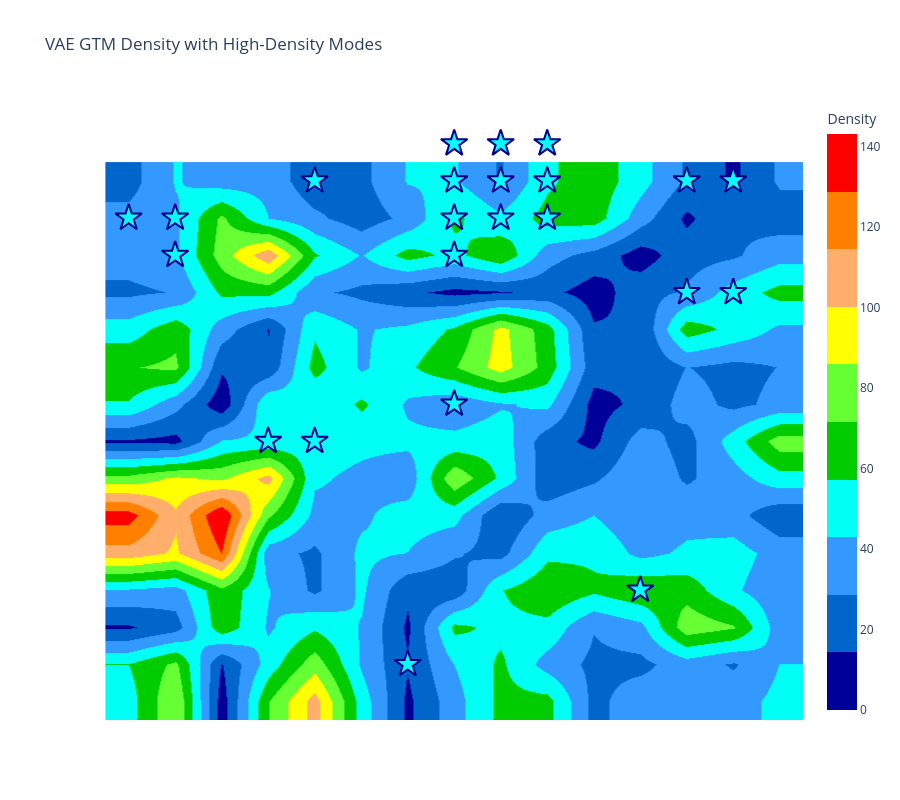
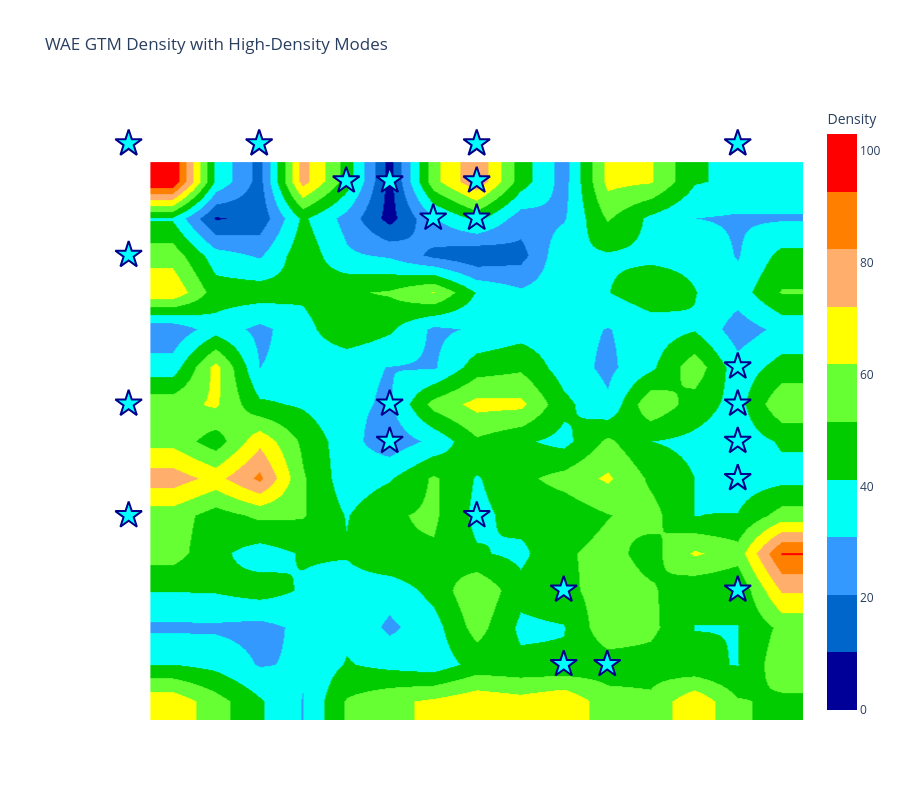
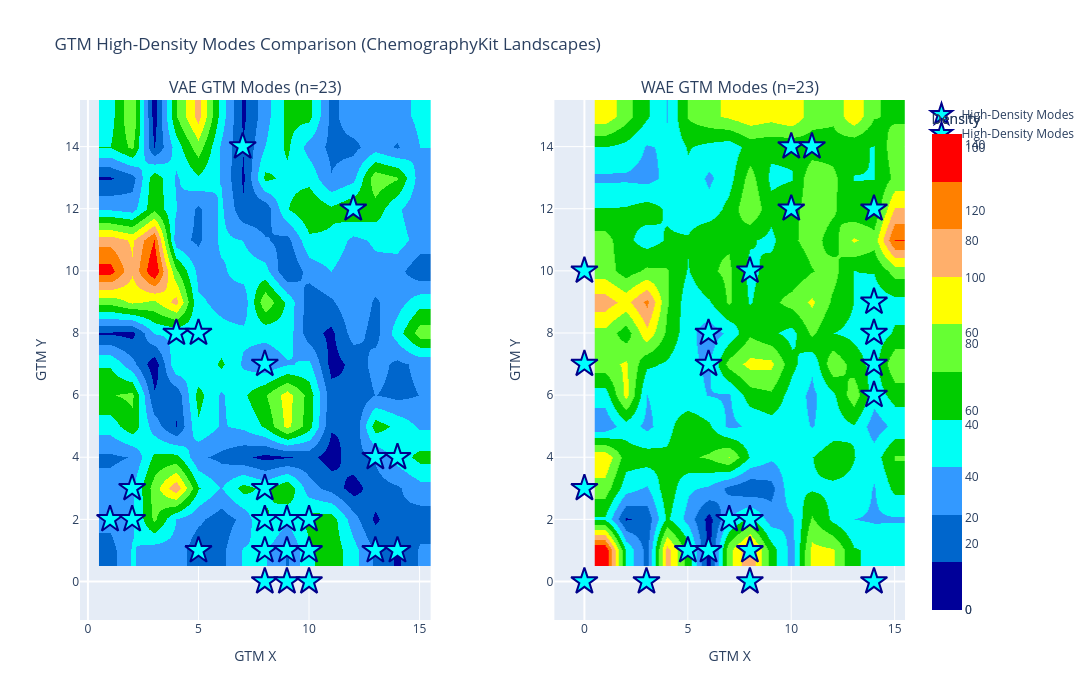

Notebook code cell kept with these figures, in order:
### Code cell
# Visualize modes on density landscapes using ChemographyKit

print("Creating enhanced mode visualizations with landscape backgrounds...")

# Create smooth density landscapes as base
fig_modes_vae = plotly_smooth_density_landscape(
    density_table_vae,
    node_threshold=0.01,
    use_smooth=True,
    title="VAE GTM Density with High-Density Modes",
    width=900,
    height=800,
    background_color="white"
)

fig_modes_wae = plotly_smooth_density_landscape(
    density_table_wae,
    node_threshold=0.01,
    use_smooth=True,
    title="WAE GTM Density with High-Density Modes",
    width=900,
    height=800,
    background_color="white"
)

# Convert mode grid coordinates to continuous GTM coordinates
# modes_vae and modes_wae have shape (n_modes, 2) with grid indices
# We need to convert them to GTM x,y coordinates

def grid_to_gtm_coords(modes, k):
    """Convert grid indices to GTM continuous coordinates"""
    # Grid indices are (row, col), GTM coords are (x, y)
    # Normalize to [0, k-1] range
    gtm_coords = modes.copy().astype(float)
    return gtm_coords

modes_vae_gtm = grid_to_gtm_coords(modes_vae, k_vae)
modes_wae_gtm = grid_to_gtm_coords(modes_wae, k_wae)

# Add mode markers to VAE plot
fig_modes_vae.add_trace(
    go.Scatter(
        x=modes_vae_gtm[:, 1],  # col -> x
        y=modes_vae_gtm[:, 0],  # row -> y
        mode='markers',
        marker=dict(
            size=20,
            color='cyan',
            symbol='star',
            line=dict(color='darkblue', width=2)
        ),
        name='High-Density Modes',
        hovertemplate='Mode %{text}<br>x: %{x:.1f}<br>y: %{y:.1f}<extra></extra>',
        text=[f'{i+1}' for i in range(len(modes_vae))]
    )
)

# Add mode markers to WAE plot
fig_modes_wae.add_trace(
    go.Scatter(
        x=modes_wae_gtm[:, 1],
        y=modes_wae_gtm[:, 0],
        mode='markers',
        marker=dict(
            size=20,
            color='cyan',
            symbol='star',
            line=dict(color='darkblue', width=2)
        ),
        name='High-Density Modes',
        hovertemplate='Mode %{text}<br>x: %{x:.1f}<br>y: %{y:.1f}<extra></extra>',
        text=[f'{i+1}' for i in range(len(modes_wae))]
    )
)

# Save
vae_modes_path = RESULTS_DIR / 'gtm_modes_vae.html'
wae_modes_path = RESULTS_DIR / 'gtm_modes_wae.html'

fig_modes_vae.write_html(str(vae_modes_path))
fig_modes_wae.write_html(str(wae_modes_path))

print(f"Saved mode visualizations to:")
print(f"  - {vae_modes_path}")
print(f"  - {wae_modes_path}")

# Show
fig_modes_vae.show()
fig_modes_wae.show()

# Create side-by-side comparison
fig_modes_comparison = make_subplots(
    rows=1, cols=2,
    subplot_titles=(f'VAE GTM Modes (n={len(modes_vae)})', f'WAE GTM Modes (n={len(modes_wae)})'),
    specs=[[{'type': 'heatmap'}, {'type': 'heatmap'}]],
    horizontal_spacing=0.15
)

# Add VAE
for trace in fig_modes_vae.data:
    fig_modes_comparison.add_trace(trace, row=1, col=1)

# Add WAE
for trace in fig_modes_wae.data:
    fig_modes_comparison.add_trace(trace, row=1, col=2)

fig_modes_comparison.update_layout(
    title_text="GTM High-Density Modes Comparison (ChemographyKit Landscapes)",
    height=700,
    width=1600,
    showlegend=True
)

# Update axes
fig_modes_comparison.update_xaxes(title_text="GTM X", row=1, col=1)
fig_modes_comparison.update_yaxes(title_text="GTM Y", row=1, col=1)
fig_modes_comparison.update_xaxes(title_text="GTM X", row=1, col=2)
fig_modes_comparison.update_yaxes(title_text="GTM Y", row=1, col=2)

# Save
comparison_modes_path = RESULTS_DIR / 'gtm_modes_comparison.html'
fig_modes_comparison.write_html(str(comparison_modes_path))
print(f"Saved modes comparison to {comparison_modes_path}")

fig_modes_comparison.show()

### Figure 1 — Plotly figure (JSON) as saved in the notebook; plotly's stock layout.template omitted (floating-point values rounded to 4 significant figures; data arrays with more than 128 entries replaced by an {"elided": "..."} marker saying what was removed)
{"data": [{"colorbar": {"title": {"text": "Density"}}, "colorscale": [[0, "rgb(0,0,153)"], [0.1, "rgb(0,0,153)"], [0.1, "rgb(0,102,204)"], [0.2, "rgb(0,102,204)"], [0.2, "rgb(51,153,255)"], [0.3, "rgb(51,153,255)"], [0.3, "rgb(0,255,245)"], [0.4, "rgb(0,255,245)"], [0.4, "rgb(0,204,0)"], [0.5, "rgb(0,204,0)"], [0.5, "rgb(102,255,51)"], [0.6, "rgb(102,255,51)"], [0.6, "rgb(255,255,0)"], [0.7, "rgb(255,255,0)"], [0.7, "rgb(255,175,107)"], [0.8, "rgb(255,175,107)"], [0.8, "rgb(255,128,0)"], [0.9, "rgb(255,128,0)"], [0.9, "rgb(255,0,0)"], [1, "rgb(255,0,0)"]], "hoverinfo": "text", "showscale": true, "text": {"elided": "15x15 str values"}, "type": "heatmap", "x": [1, 2, 3, 4, 5, 6, 7, 8, 9, 10, 11, 12, 13, 14, 15], "y": [15, 14, 13, 12, 11, 10, 9, 8, 7, 6, 5, 4, 3, 2, 1], "z": {"elided": "15x15 float values"}, "zmax": 143.1, "zmin": 0, "zsmooth": "best"}, {"colorscale": [[0, "rgba(255,255,255,1)"], [6.988e-05, "rgba(255,255,255,1)"], [7.088e-05, "rgba(255,255,255,0)"], [1, "rgba(255,255,255,0)"]], "hoverinfo": "none", "showscale": false, "type": "heatmap", "x": [1, 2, 3, 4, 5, 6, 7, 8, 9, 10, 11, 12, 13, 14, 15], "y": [15, 14, 13, 12, 11, 10, 9, 8, 7, 6, 5, 4, 3, 2, 1], "z": {"elided": "15x15 float values"}, "zmax": 1, "zmin": 0, "zsmooth": "best"}, {"colorscale": [[0, "rgba(0,0,0,0)"], [1, "rgba(0,0,0,0)"]], "hoverinfo": "text", "showscale": false, "text": {"elided": "15x15 str values"}, "type": "heatmap", "x": [1, 2, 3, 4, 5, 6, 7, 8, 9, 10, 11, 12, 13, 14, 15], "y": [15, 14, 13, 12, 11, 10, 9, 8, 7, 6, 5, 4, 3, 2, 1], "z": {"elided": "15x15 float values"}, "zmax": 1, "zmin": 0}, {"hovertemplate": "Mode %{text}<br>x: %{x:.1f}<br>y: %{y:.1f}<extra></extra>", "marker": {"color": "cyan", "line": {"color": "darkblue", "width": 2}, "size": 20, "symbol": "star"}, "mode": "markers", "name": "High-Density Modes", "text": ["1", "2", "3", "4", "5", "6", "7", "8", "9", "10", "11", "12", "13", "14", "15", "16", "17", "18", "19", "20", "21", "22", "23"], "type": "scatter", "x": [8.0, 9.0, 10.0, 5.0, 8.0, 9.0, 10.0, 13.0, 14.0, 1.0, 2.0, 8.0, 9.0, 10.0, 2.0, 8.0, 13.0, 14.0, 8.0, 4.0, 5.0, 12.0, 7.0], "y": [0.0, 0.0, 0.0, 1.0, 1.0, 1.0, 1.0, 1.0, 1.0, 2.0, 2.0, 2.0, 2.0, 2.0, 3.0, 3.0, 4.0, 4.0, 7.0, 8.0, 8.0, 12.0, 14.0]}], "layout": {"height": 800, "paper_bgcolor": "white", "plot_bgcolor": "white", "title": {"text": "VAE GTM Density with High-Density Modes"}, "width": 900, "xaxis": {"visible": false}, "yaxis": {"autorange": "reversed", "visible": false}}}

### Figure 2 — Plotly figure (JSON) as saved in the notebook; plotly's stock layout.template omitted (floating-point values rounded to 4 significant figures; data arrays with more than 128 entries replaced by an {"elided": "..."} marker saying what was removed)
{"data": [{"colorbar": {"title": {"text": "Density"}}, "colorscale": [[0, "rgb(0,0,153)"], [0.1, "rgb(0,0,153)"], [0.1, "rgb(0,102,204)"], [0.2, "rgb(0,102,204)"], [0.2, "rgb(51,153,255)"], [0.3, "rgb(51,153,255)"], [0.3, "rgb(0,255,245)"], [0.4, "rgb(0,255,245)"], [0.4, "rgb(0,204,0)"], [0.5, "rgb(0,204,0)"], [0.5, "rgb(102,255,51)"], [0.6, "rgb(102,255,51)"], [0.6, "rgb(255,255,0)"], [0.7, "rgb(255,255,0)"], [0.7, "rgb(255,175,107)"], [0.8, "rgb(255,175,107)"], [0.8, "rgb(255,128,0)"], [0.9, "rgb(255,128,0)"], [0.9, "rgb(255,0,0)"], [1, "rgb(255,0,0)"]], "hoverinfo": "text", "showscale": true, "text": {"elided": "15x15 str values"}, "type": "heatmap", "x": [1, 2, 3, 4, 5, 6, 7, 8, 9, 10, 11, 12, 13, 14, 15], "y": [15, 14, 13, 12, 11, 10, 9, 8, 7, 6, 5, 4, 3, 2, 1], "z": {"elided": "15x15 float values"}, "zmax": 103.0, "zmin": 0, "zsmooth": "best"}, {"colorscale": [[0, "rgba(255,255,255,1)"], [9.706e-05, "rgba(255,255,255,1)"], [9.806e-05, "rgba(255,255,255,0)"], [1, "rgba(255,255,255,0)"]], "hoverinfo": "none", "showscale": false, "type": "heatmap", "x": [1, 2, 3, 4, 5, 6, 7, 8, 9, 10, 11, 12, 13, 14, 15], "y": [15, 14, 13, 12, 11, 10, 9, 8, 7, 6, 5, 4, 3, 2, 1], "z": {"elided": "15x15 float values"}, "zmax": 1, "zmin": 0, "zsmooth": "best"}, {"colorscale": [[0, "rgba(0,0,0,0)"], [1, "rgba(0,0,0,0)"]], "hoverinfo": "text", "showscale": false, "text": {"elided": "15x15 str values"}, "type": "heatmap", "x": [1, 2, 3, 4, 5, 6, 7, 8, 9, 10, 11, 12, 13, 14, 15], "y": [15, 14, 13, 12, 11, 10, 9, 8, 7, 6, 5, 4, 3, 2, 1], "z": {"elided": "15x15 float values"}, "zmax": 1, "zmin": 0}, {"hovertemplate": "Mode %{text}<br>x: %{x:.1f}<br>y: %{y:.1f}<extra></extra>", "marker": {"color": "cyan", "line": {"color": "darkblue", "width": 2}, "size": 20, "symbol": "star"}, "mode": "markers", "name": "High-Density Modes", "text": ["1", "2", "3", "4", "5", "6", "7", "8", "9", "10", "11", "12", "13", "14", "15", "16", "17", "18", "19", "20", "21", "22", "23"], "type": "scatter", "x": [0.0, 3.0, 8.0, 14.0, 5.0, 6.0, 8.0, 7.0, 8.0, 0.0, 14.0, 0.0, 6.0, 14.0, 6.0, 14.0, 14.0, 0.0, 8.0, 10.0, 14.0, 10.0, 11.0], "y": [0.0, 0.0, 0.0, 0.0, 1.0, 1.0, 1.0, 2.0, 2.0, 3.0, 6.0, 7.0, 7.0, 7.0, 8.0, 8.0, 9.0, 10.0, 10.0, 12.0, 12.0, 14.0, 14.0]}], "layout": {"height": 800, "paper_bgcolor": "white", "plot_bgcolor": "white", "title": {"text": "WAE GTM Density with High-Density Modes"}, "width": 900, "xaxis": {"visible": false}, "yaxis": {"autorange": "reversed", "visible": false}}}

### Figure 3 — Plotly figure (JSON) as saved in the notebook; plotly's stock layout.template omitted (floating-point values rounded to 4 significant figures; data arrays with more than 128 entries replaced by an {"elided": "..."} marker saying what was removed)
{"data": [{"colorbar": {"title": {"text": "Density"}}, "colorscale": [[0, "rgb(0,0,153)"], [0.1, "rgb(0,0,153)"], [0.1, "rgb(0,102,204)"], [0.2, "rgb(0,102,204)"], [0.2, "rgb(51,153,255)"], [0.3, "rgb(51,153,255)"], [0.3, "rgb(0,255,245)"], [0.4, "rgb(0,255,245)"], [0.4, "rgb(0,204,0)"], [0.5, "rgb(0,204,0)"], [0.5, "rgb(102,255,51)"], [0.6, "rgb(102,255,51)"], [0.6, "rgb(255,255,0)"], [0.7, "rgb(255,255,0)"], [0.7, "rgb(255,175,107)"], [0.8, "rgb(255,175,107)"], [0.8, "rgb(255,128,0)"], [0.9, "rgb(255,128,0)"], [0.9, "rgb(255,0,0)"], [1, "rgb(255,0,0)"]], "hoverinfo": "text", "showscale": true, "text": {"elided": "15x15 str values"}, "type": "heatmap", "x": [1, 2, 3, 4, 5, 6, 7, 8, 9, 10, 11, 12, 13, 14, 15], "xaxis": "x", "y": [15, 14, 13, 12, 11, 10, 9, 8, 7, 6, 5, 4, 3, 2, 1], "yaxis": "y", "z": {"elided": "15x15 float values"}, "zmax": 143.1, "zmin": 0, "zsmooth": "best"}, {"colorscale": [[0, "rgba(255,255,255,1)"], [6.988e-05, "rgba(255,255,255,1)"], [7.088e-05, "rgba(255,255,255,0)"], [1, "rgba(255,255,255,0)"]], "hoverinfo": "none", "showscale": false, "type": "heatmap", "x": [1, 2, 3, 4, 5, 6, 7, 8, 9, 10, 11, 12, 13, 14, 15], "xaxis": "x", "y": [15, 14, 13, 12, 11, 10, 9, 8, 7, 6, 5, 4, 3, 2, 1], "yaxis": "y", "z": {"elided": "15x15 float values"}, "zmax": 1, "zmin": 0, "zsmooth": "best"}, {"colorscale": [[0, "rgba(0,0,0,0)"], [1, "rgba(0,0,0,0)"]], "hoverinfo": "text", "showscale": false, "text": {"elided": "15x15 str values"}, "type": "heatmap", "x": [1, 2, 3, 4, 5, 6, 7, 8, 9, 10, 11, 12, 13, 14, 15], "xaxis": "x", "y": [15, 14, 13, 12, 11, 10, 9, 8, 7, 6, 5, 4, 3, 2, 1], "yaxis": "y", "z": {"elided": "15x15 float values"}, "zmax": 1, "zmin": 0}, {"hovertemplate": "Mode %{text}<br>x: %{x:.1f}<br>y: %{y:.1f}<extra></extra>", "marker": {"color": "cyan", "line": {"color": "darkblue", "width": 2}, "size": 20, "symbol": "star"}, "mode": "markers", "name": "High-Density Modes", "text": ["1", "2", "3", "4", "5", "6", "7", "8", "9", "10", "11", "12", "13", "14", "15", "16", "17", "18", "19", "20", "21", "22", "23"], "type": "scatter", "x": [8.0, 9.0, 10.0, 5.0, 8.0, 9.0, 10.0, 13.0, 14.0, 1.0, 2.0, 8.0, 9.0, 10.0, 2.0, 8.0, 13.0, 14.0, 8.0, 4.0, 5.0, 12.0, 7.0], "xaxis": "x", "y": [0.0, 0.0, 0.0, 1.0, 1.0, 1.0, 1.0, 1.0, 1.0, 2.0, 2.0, 2.0, 2.0, 2.0, 3.0, 3.0, 4.0, 4.0, 7.0, 8.0, 8.0, 12.0, 14.0], "yaxis": "y"}, {"colorbar": {"title": {"text": "Density"}}, "colorscale": [[0, "rgb(0,0,153)"], [0.1, "rgb(0,0,153)"], [0.1, "rgb(0,102,204)"], [0.2, "rgb(0,102,204)"], [0.2, "rgb(51,153,255)"], [0.3, "rgb(51,153,255)"], [0.3, "rgb(0,255,245)"], [0.4, "rgb(0,255,245)"], [0.4, "rgb(0,204,0)"], [0.5, "rgb(0,204,0)"], [0.5, "rgb(102,255,51)"], [0.6, "rgb(102,255,51)"], [0.6, "rgb(255,255,0)"], [0.7, "rgb(255,255,0)"], [0.7, "rgb(255,175,107)"], [0.8, "rgb(255,175,107)"], [0.8, "rgb(255,128,0)"], [0.9, "rgb(255,128,0)"], [0.9, "rgb(255,0,0)"], [1, "rgb(255,0,0)"]], "hoverinfo": "text", "showscale": true, "text": {"elided": "15x15 str values"}, "type": "heatmap", "x": [1, 2, 3, 4, 5, 6, 7, 8, 9, 10, 11, 12, 13, 14, 15], "xaxis": "x2", "y": [15, 14, 13, 12, 11, 10, 9, 8, 7, 6, 5, 4, 3, 2, 1], "yaxis": "y2", "z": {"elided": "15x15 float values"}, "zmax": 103.0, "zmin": 0, "zsmooth": "best"}, {"colorscale": [[0, "rgba(255,255,255,1)"], [9.706e-05, "rgba(255,255,255,1)"], [9.806e-05, "rgba(255,255,255,0)"], [1, "rgba(255,255,255,0)"]], "hoverinfo": "none", "showscale": false, "type": "heatmap", "x": [1, 2, 3, 4, 5, 6, 7, 8, 9, 10, 11, 12, 13, 14, 15], "xaxis": "x2", "y": [15, 14, 13, 12, 11, 10, 9, 8, 7, 6, 5, 4, 3, 2, 1], "yaxis": "y2", "z": {"elided": "15x15 float values"}, "zmax": 1, "zmin": 0, "zsmooth": "best"}, {"colorscale": [[0, "rgba(0,0,0,0)"], [1, "rgba(0,0,0,0)"]], "hoverinfo": "text", "showscale": false, "text": {"elided": "15x15 str values"}, "type": "heatmap", "x": [1, 2, 3, 4, 5, 6, 7, 8, 9, 10, 11, 12, 13, 14, 15], "xaxis": "x2", "y": [15, 14, 13, 12, 11, 10, 9, 8, 7, 6, 5, 4, 3, 2, 1], "yaxis": "y2", "z": {"elided": "15x15 float values"}, "zmax": 1, "zmin": 0}, {"hovertemplate": "Mode %{text}<br>x: %{x:.1f}<br>y: %{y:.1f}<extra></extra>", "marker": {"color": "cyan", "line": {"color": "darkblue", "width": 2}, "size": 20, "symbol": "star"}, "mode": "markers", "name": "High-Density Modes", "text": ["1", "2", "3", "4", "5", "6", "7", "8", "9", "10", "11", "12", "13", "14", "15", "16", "17", "18", "19", "20", "21", "22", "23"], "type": "scatter", "x": [0.0, 3.0, 8.0, 14.0, 5.0, 6.0, 8.0, 7.0, 8.0, 0.0, 14.0, 0.0, 6.0, 14.0, 6.0, 14.0, 14.0, 0.0, 8.0, 10.0, 14.0, 10.0, 11.0], "xaxis": "x2", "y": [0.0, 0.0, 0.0, 0.0, 1.0, 1.0, 1.0, 2.0, 2.0, 3.0, 6.0, 7.0, 7.0, 7.0, 8.0, 8.0, 9.0, 10.0, 10.0, 12.0, 12.0, 14.0, 14.0], "yaxis": "y2"}], "layout": {"annotations": [{"font": {"size": 16}, "showarrow": false, "text": "VAE GTM Modes (n=23)", "x": 0.2125, "xanchor": "center", "xref": "paper", "y": 1, "yanchor": "bottom", "yref": "paper"}, {"font": {"size": 16}, "showarrow": false, "text": "WAE GTM Modes (n=23)", "x": 0.7875, "xanchor": "center", "xref": "paper", "y": 1, "yanchor": "bottom", "yref": "paper"}], "height": 700, "showlegend": true, "title": {"text": "GTM High-Density Modes Comparison (ChemographyKit Landscapes)"}, "width": 1600, "xaxis": {"anchor": "y", "domain": [0, 0.425], "title": {"text": "GTM X"}}, "xaxis2": {"anchor": "y2", "domain": [0.575, 1], "title": {"text": "GTM X"}}, "yaxis": {"anchor": "x", "domain": [0, 1], "title": {"text": "GTM Y"}}, "yaxis2": {"anchor": "x2", "domain": [0, 1], "title": {"text": "GTM Y"}}}}
